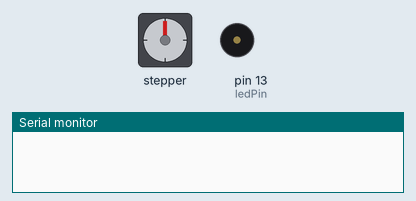
This sketch was run on a simulated Arduino Uno, built with avr-gcc and run on an emulated ATmega328P. On the bench: stepper motor, buzzer (waves = sounding), the last lines printed to the serial monitor. Stepper angles assume 1024 steps per turn.

Above: at 0.15 s.
At 12.11 s:
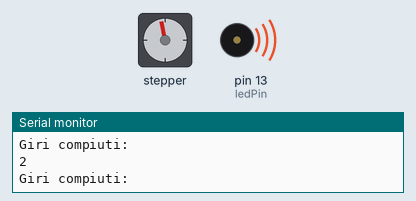
At 25.96 s:
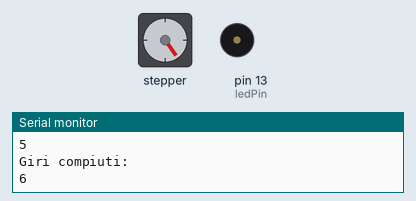
At 39.81 s:
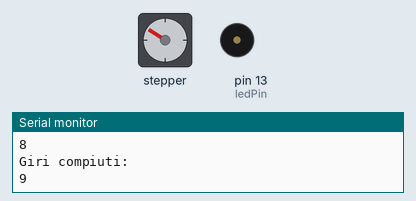
Timing chart, 0 to 40.0 s (numbered marks = the images above):
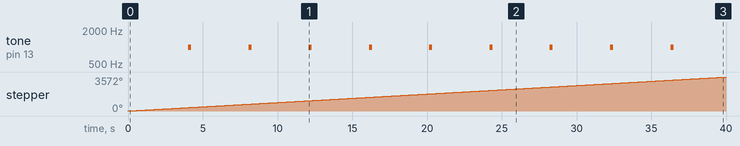

Measured:
- by itself, tone on pin 13 (ledPin): alternates 1000 Hz for 0.20 s and silent for 3.8 s
- by itself, stepper: keeps turning clockwise at about 89°/s

The sketch:

StepperRevolution.ino
```cpp
/*
  Demo Alessandro
  5^B - Automazione
  Compito per il 03.05.2022
  Es. 25.1:
  Fare ruotare in modo continuo l’albero dello stepper,
  ad ogni rivoluzione accendere un LED per 200 ms.
  Visualizzare sulla serial monitor il contatore di rivoluzioni.
 */
#include <Stepper.h>
const int stepsPerRevolution = 1024;
Stepper myStepper(stepsPerRevolution, 8, 10, 9, 11);
const int ledPin =  13;
int giro = 0;

void setup() {
  myStepper.setSpeed(15);
  Serial.begin(9600);
  pinMode(ledPin, OUTPUT);
}

void loop() {
  myStepper.step(stepsPerRevolution);
  tone(ledPin, 1000, 200);
  giro++;
  Serial.println("Giri compiuti:");
  Serial.print(giro);
  Serial.println("");
}
```
